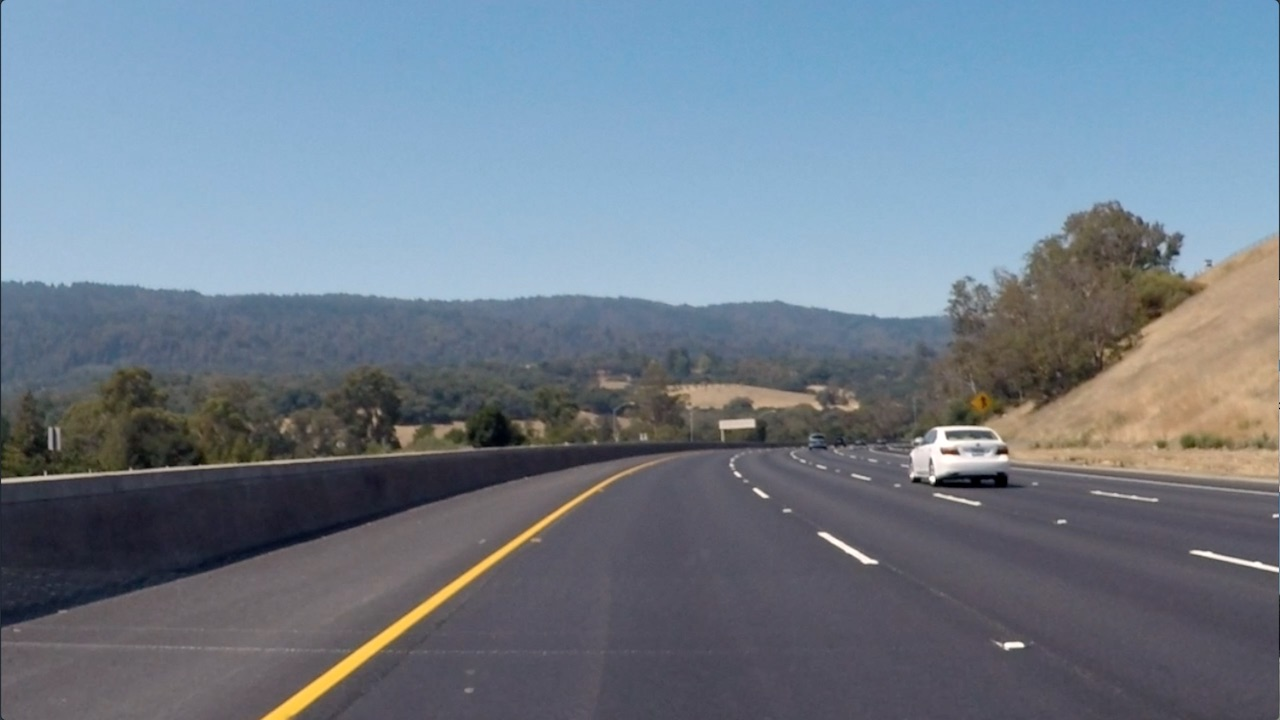
#> input picture lesson5/conv-visualization/data/curved_lane.jpg, 1280 x 720 px
$ jupyter execute --allow-errors custom_filters.ipynb   (shell and % lines are left out)
#> lines starting #> are read from the running program, lines starting #| are printed output that depends on the picture
# Creating a Filter, Edge Detection

### Import resources and display image

[cell 1]
import matplotlib.pyplot as plt
import matplotlib.image as mpimg

import cv2
import numpy as np


# Read in the image
image = mpimg.imread('data/curved_lane.jpg')
#> image is the input picture: shape (720, 1280, 3); mean R, G, B 112.1, 125, 138.7

plt.imshow(image)

### Convert the image to grayscale

[cell 2]
# Convert to grayscale for filtering
gray = cv2.cvtColor(image, cv2.COLOR_RGB2GRAY)
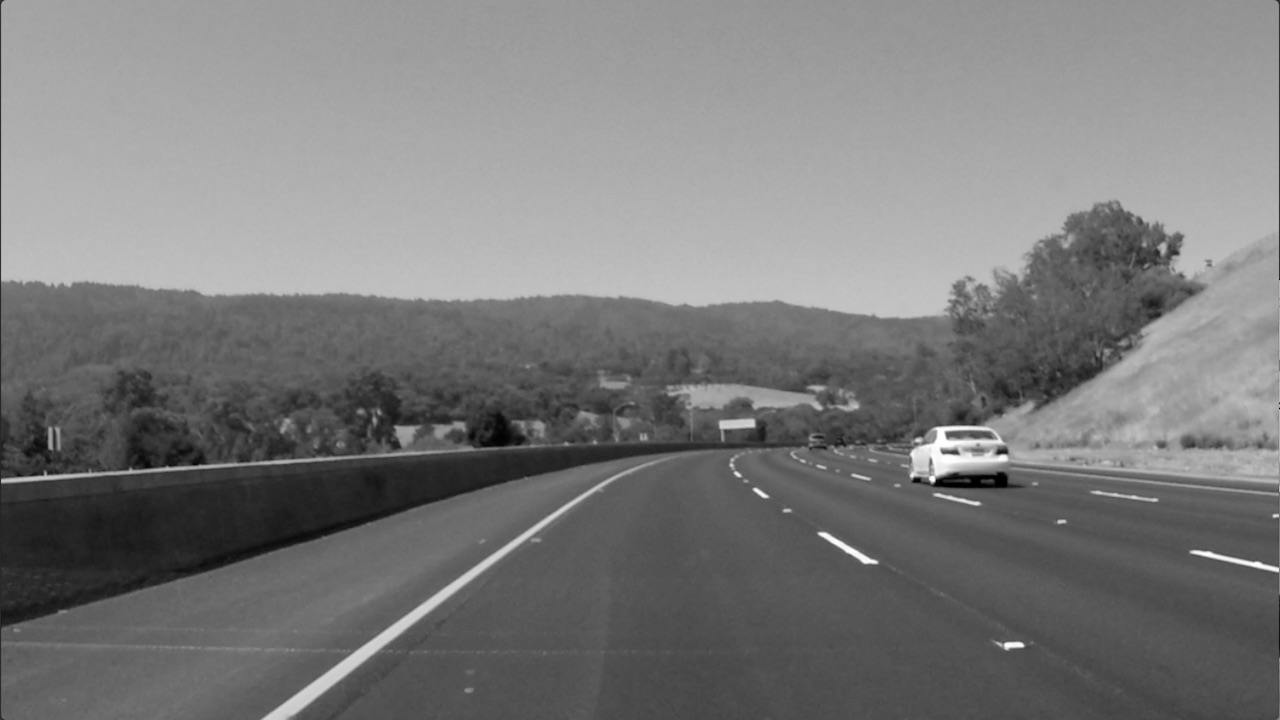
#> gray: shape (720, 1280); min 0, max 255, mean 122.7

plt.imshow(gray, cmap='gray')

### TODO: Create a custom kernel

Below, you've been given one common type of edge detection filter: a Sobel operator.

The Sobel filter is very commonly used in edge detection and in finding patterns in intensity in an image. Applying a Sobel filter to an image is a way of **taking (an approximation) of the derivative of the image** in the x or y direction, separately. The operators look as follows.

**It's up to you to create a Sobel x operator and apply it to the given image.**

For a challenge, see if you can put the image through a series of filters: first one that blurs the image (takes an average of pixels), and then one that detects the edges.

[cell 3]
# Create a custom kernel

blur_filter = np.array([[1/9, 1/9, 1/9],
                       [1/9, 1/9, 1/9],
                       [1/9, 1/9, 1/9]])
f_1 = gray
for i in range(1000):
    f_1 = cv2.filter2D(f_1, -1, blur_filter)
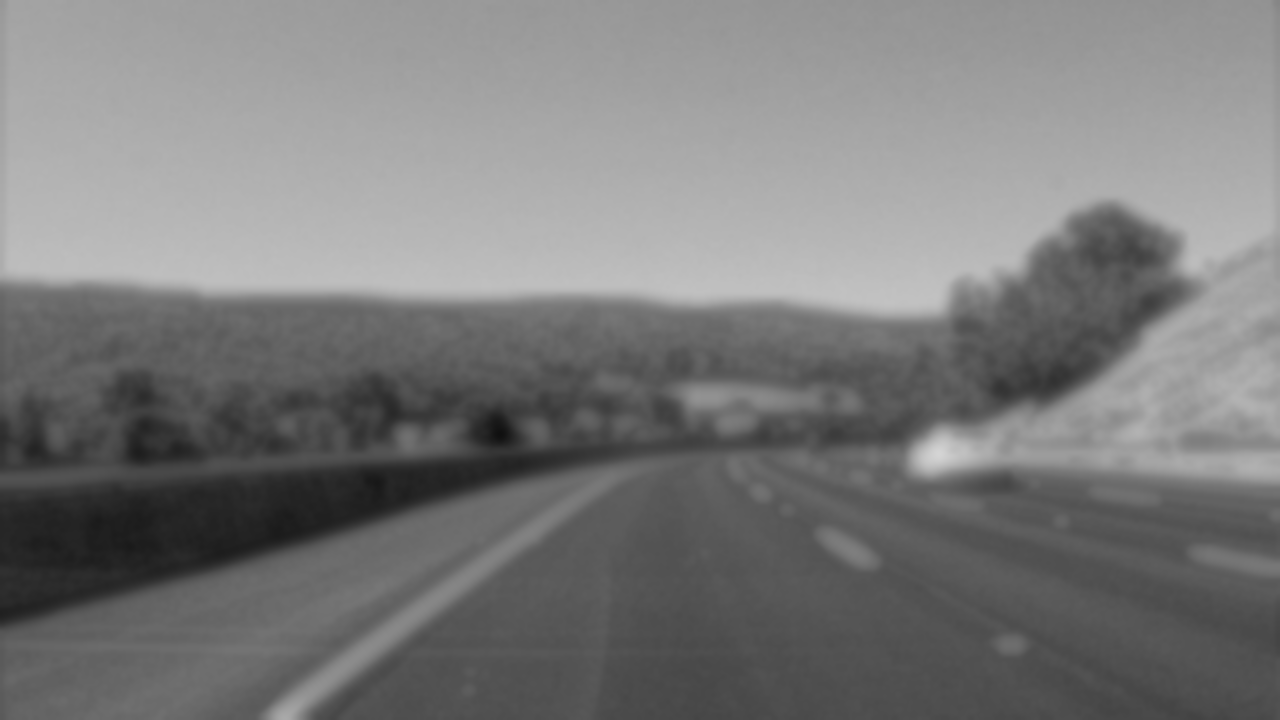
#> f_1: shape (720, 1280); min 16, max 212, mean 122.5

plt.imshow(f_1, cmap='gray')

[cell 4]
plt.imshow(gray, cmap='gray')

[cell 5]
# 3x3 array for edge detection
sobel_y = np.array([[ -1, -2, -1],
                   [ 0, 0, 0],
                   [ 1, 2, 1]])

## TODO: Create and apply a Sobel x operator
sobel_x = np.array([[ -1, 0, 1],
                   [ -2, 0, 2],
                   [ -1, 0, 1]])


# Filter the image using filter2D, which has inputs: (grayscale image, bit-depth, kernel)
f_2 = cv2.filter2D(f_1, -1, sobel_y)
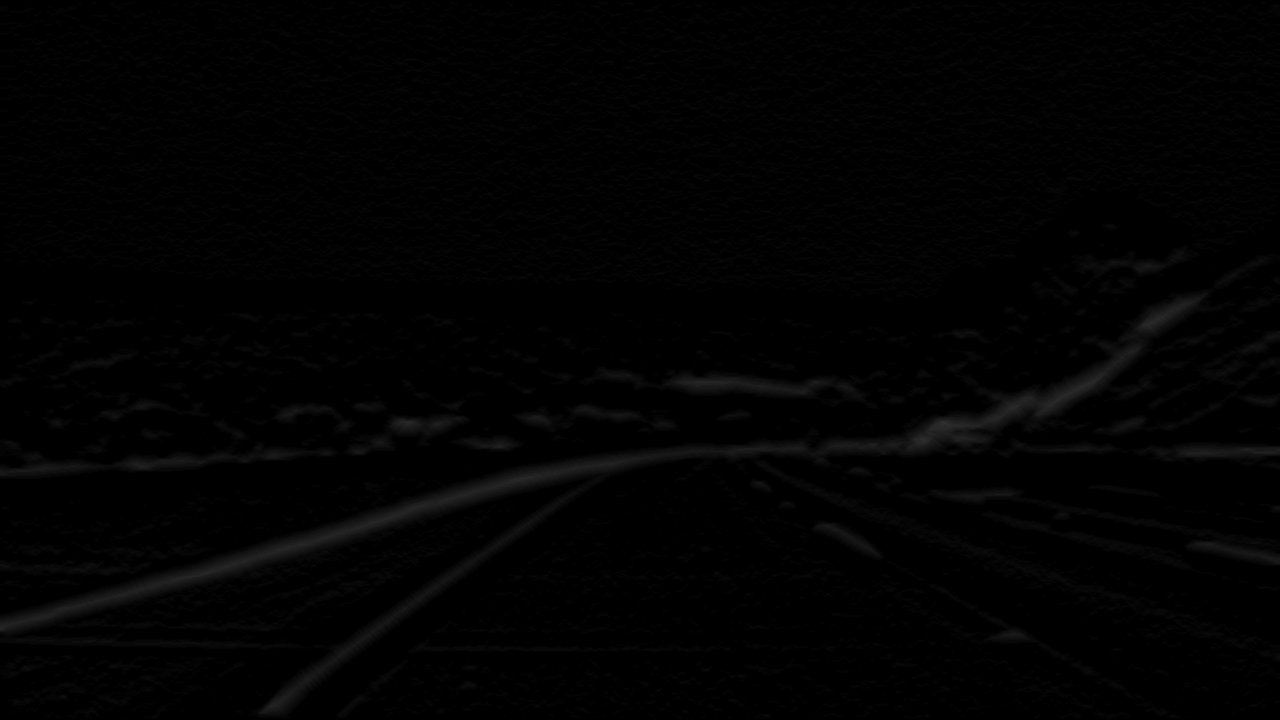
#> f_2: shape (720, 1280); min 0, max 48, mean 2.1
f_3 = cv2.filter2D(f_1, -1, sobel_x)

plt.imshow(f_3, cmap='gray')

$ run again, with lesson5/conv-visualization/data/bridge_trees_example.jpg copied over lesson5/conv-visualization/data/curved_lane.jpg
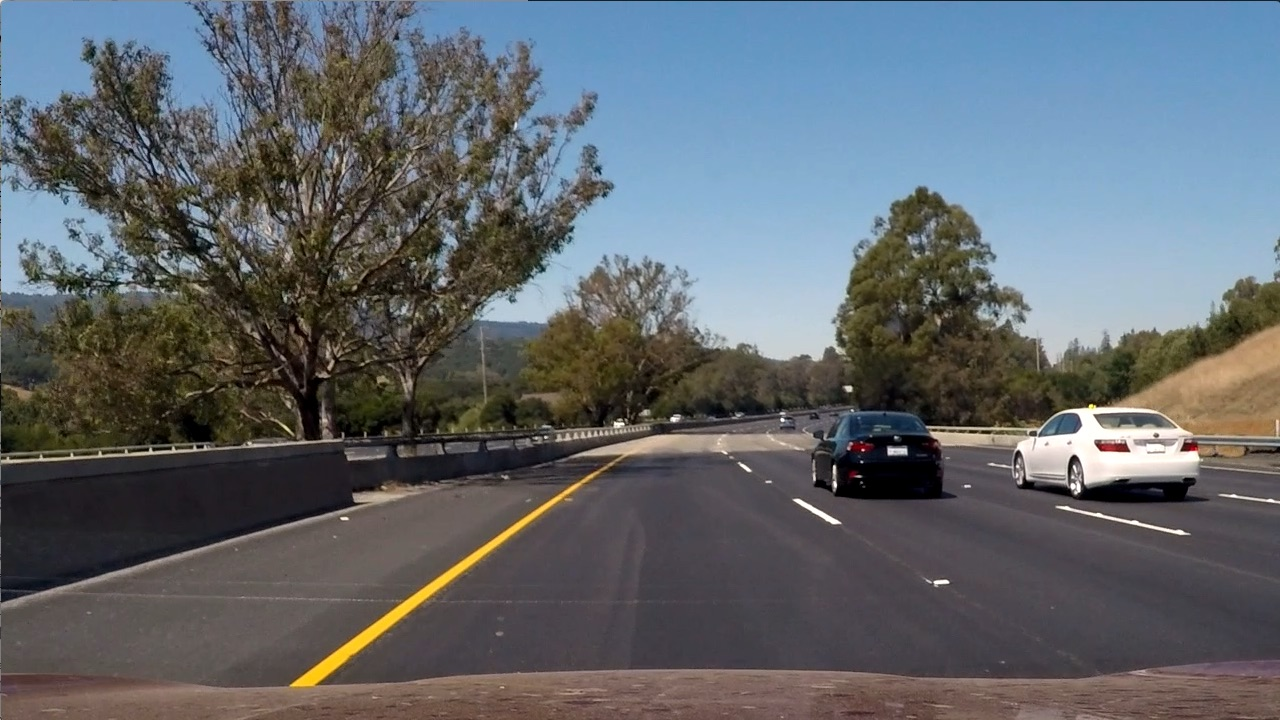
#> input picture lesson5/conv-visualization/data/bridge_trees_example.jpg, 1280 x 720 px
#> image is the input picture: shape (720, 1280, 3); mean R, G, B 97, 102.6, 107.9
#> after the loop `for i in range(1000):`:
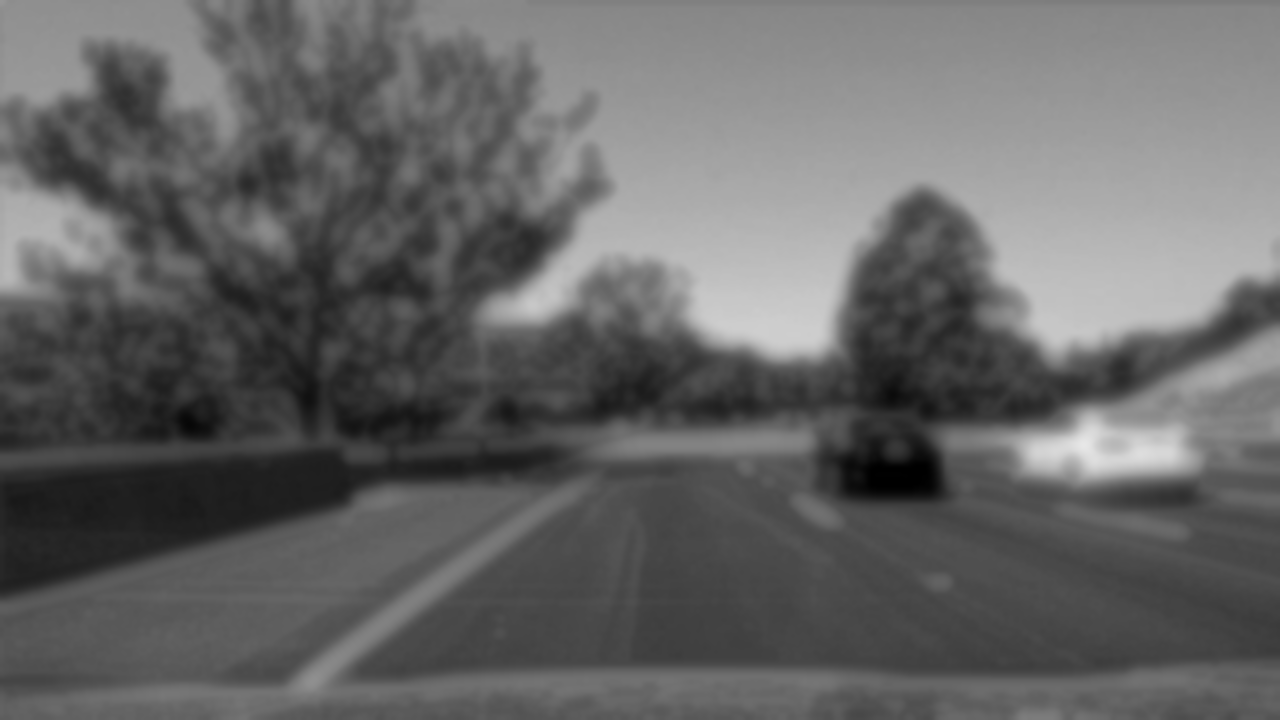
#> f_1: shape (720, 1280); min 0, max 231, mean 101.3
#> `f_3 = cv2.filter2D(f_1, -1, sobel_x)`:
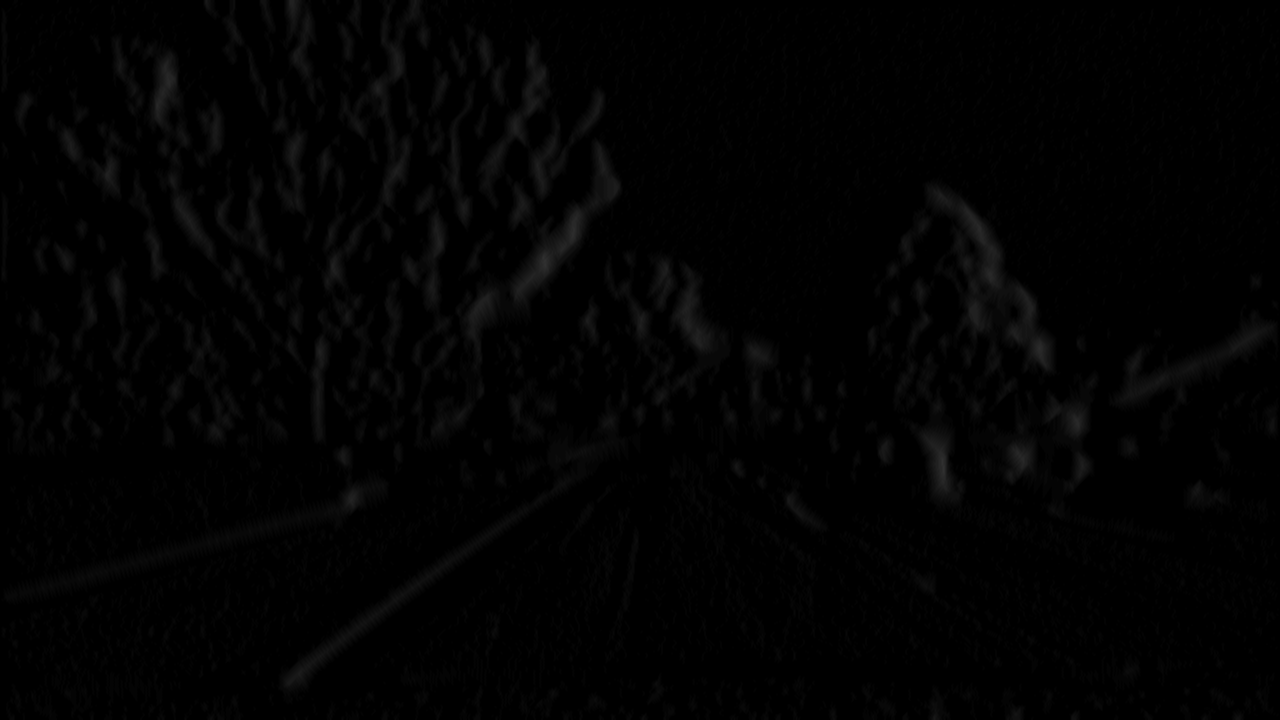
#> f_3: shape (720, 1280); min 0, max 48, mean 2.3

$ run again, with lesson5/conv-visualization/data/white_lines.jpg copied over lesson5/conv-visualization/data/curved_lane.jpg
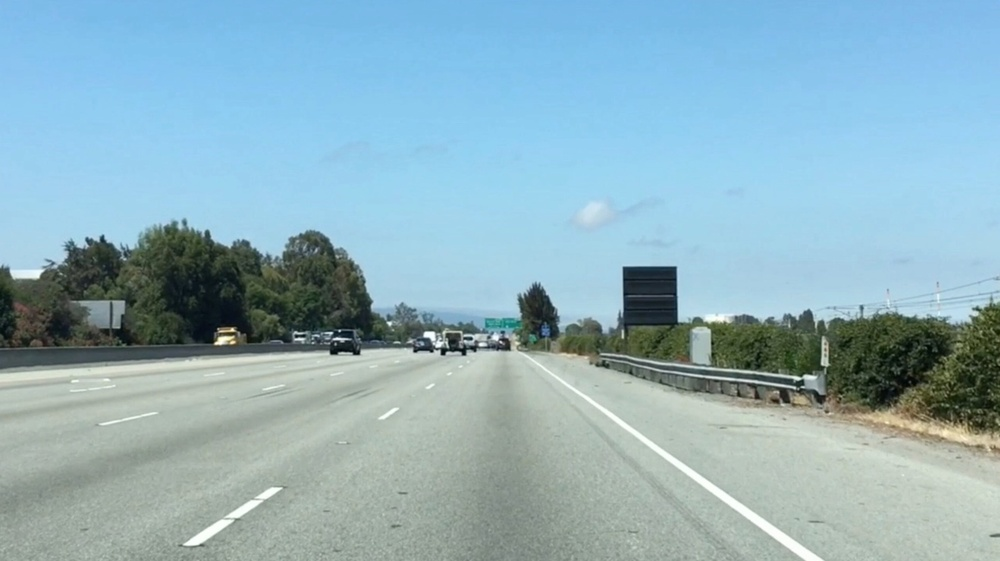
#> input picture lesson5/conv-visualization/data/white_lines.jpg, 1000 x 561 px, shrunk from 2436 x 1366 before the run
#> image is the input picture: shape (561, 1000, 3); mean R, G, B 143.6, 177.1, 188.4
#> after the loop `for i in range(1000):`:
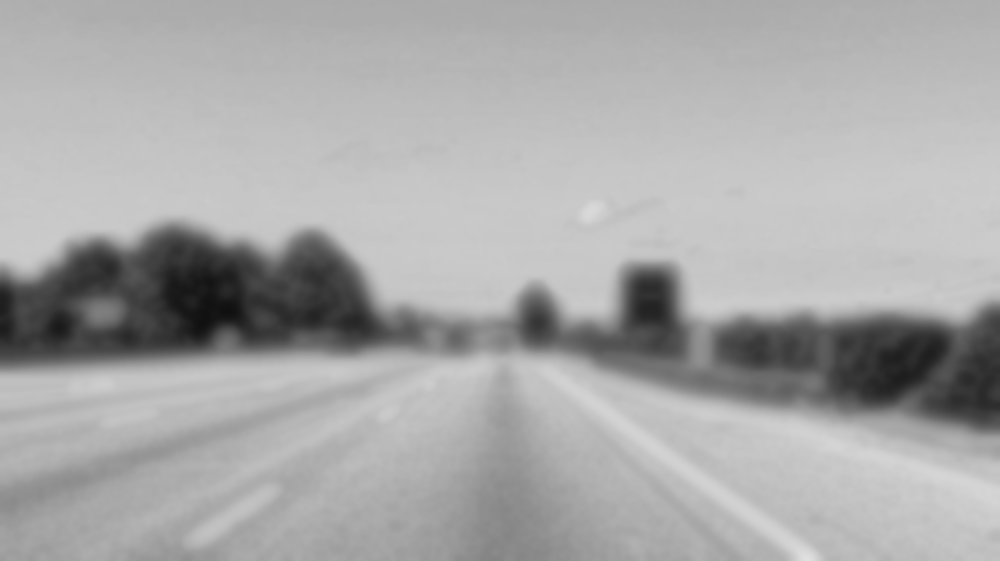
#> f_1: shape (561, 1000); min 16, max 224, mean 168.3
#> `f_3 = cv2.filter2D(f_1, -1, sobel_x)`:
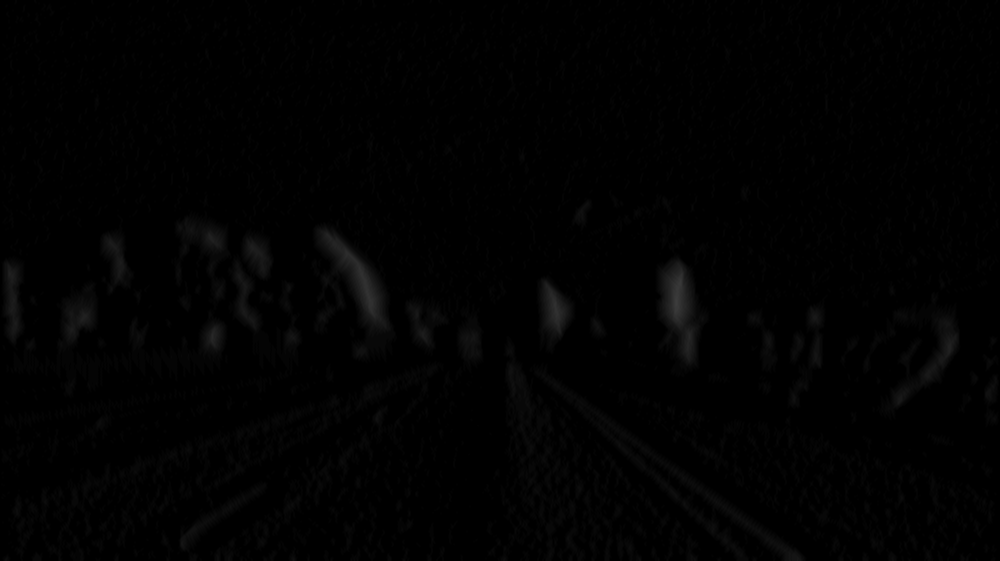
#> f_3: shape (561, 1000); min 0, max 60, mean 1.6
